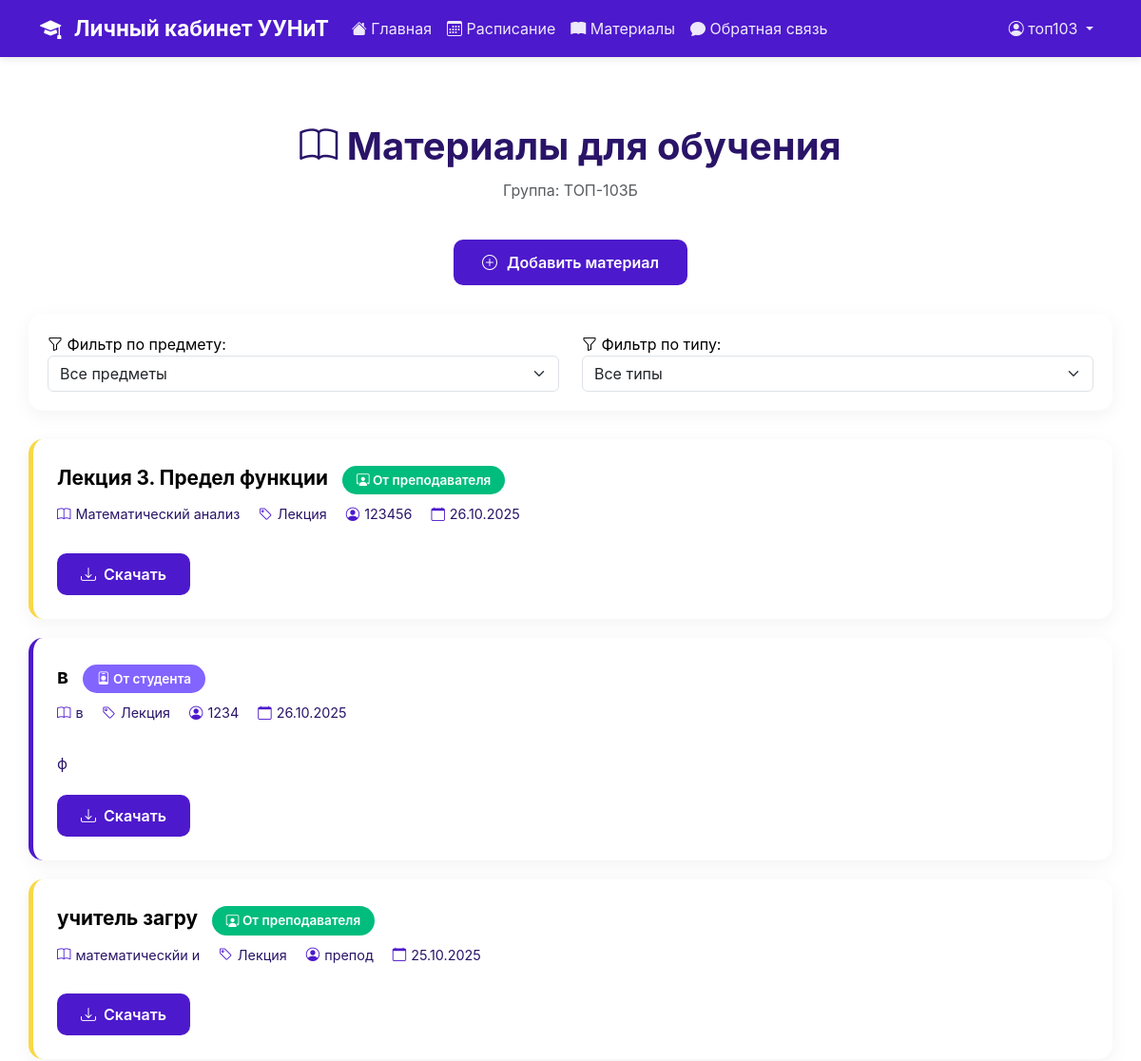
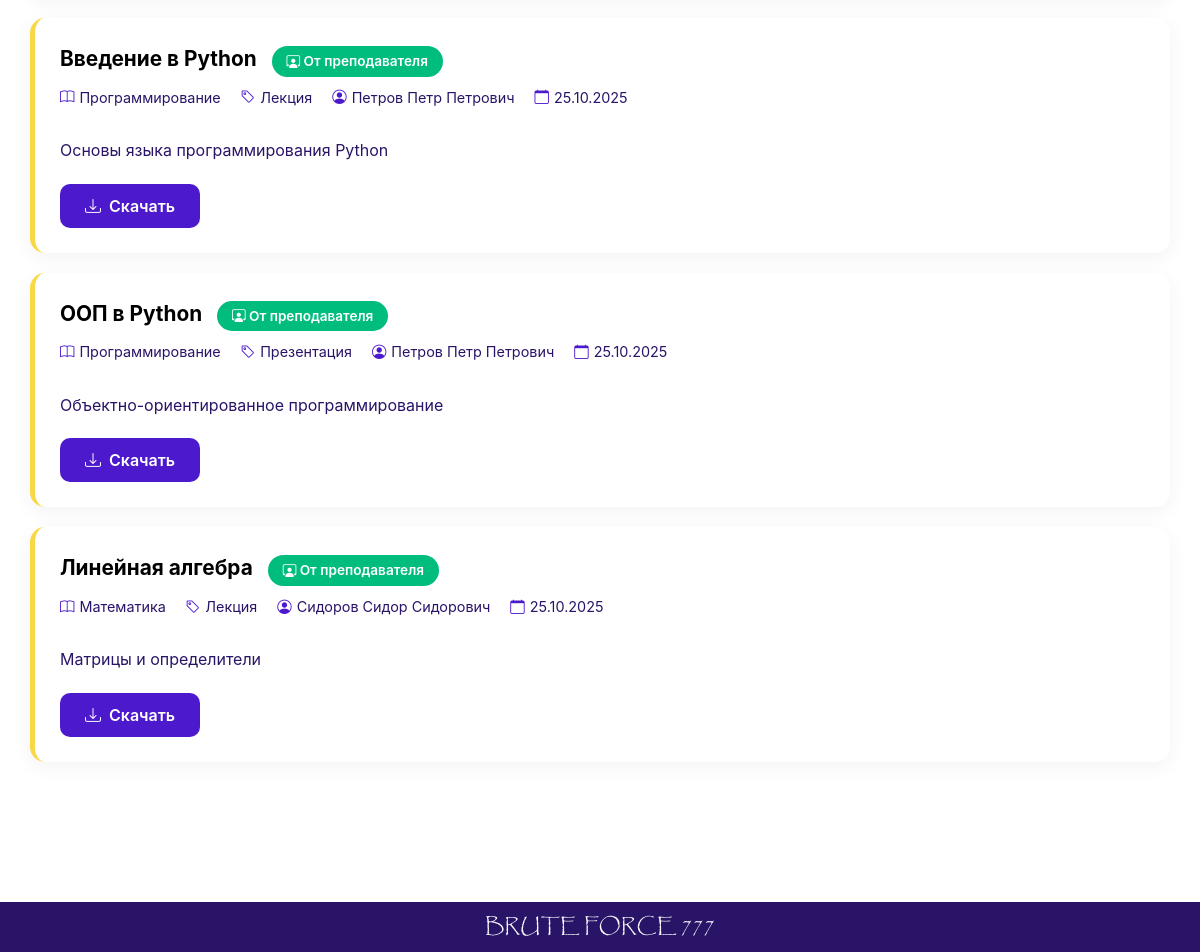
/student/materials (signed in), run on an earlier commit of the app's database (2 pictures, top to bottom).
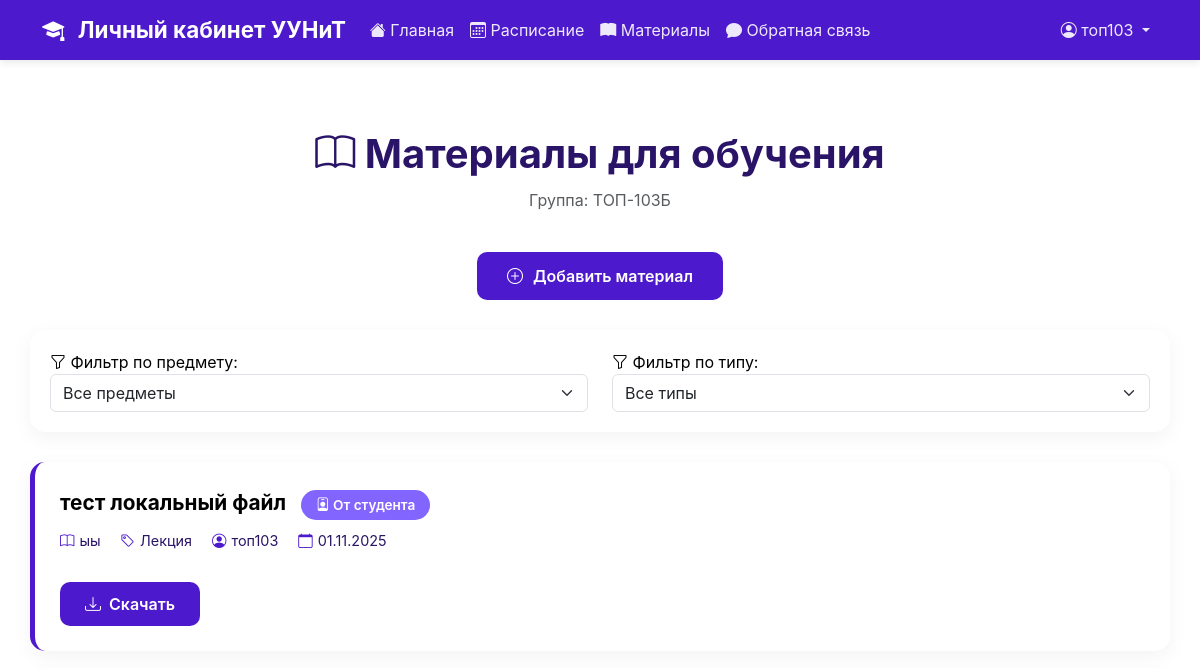
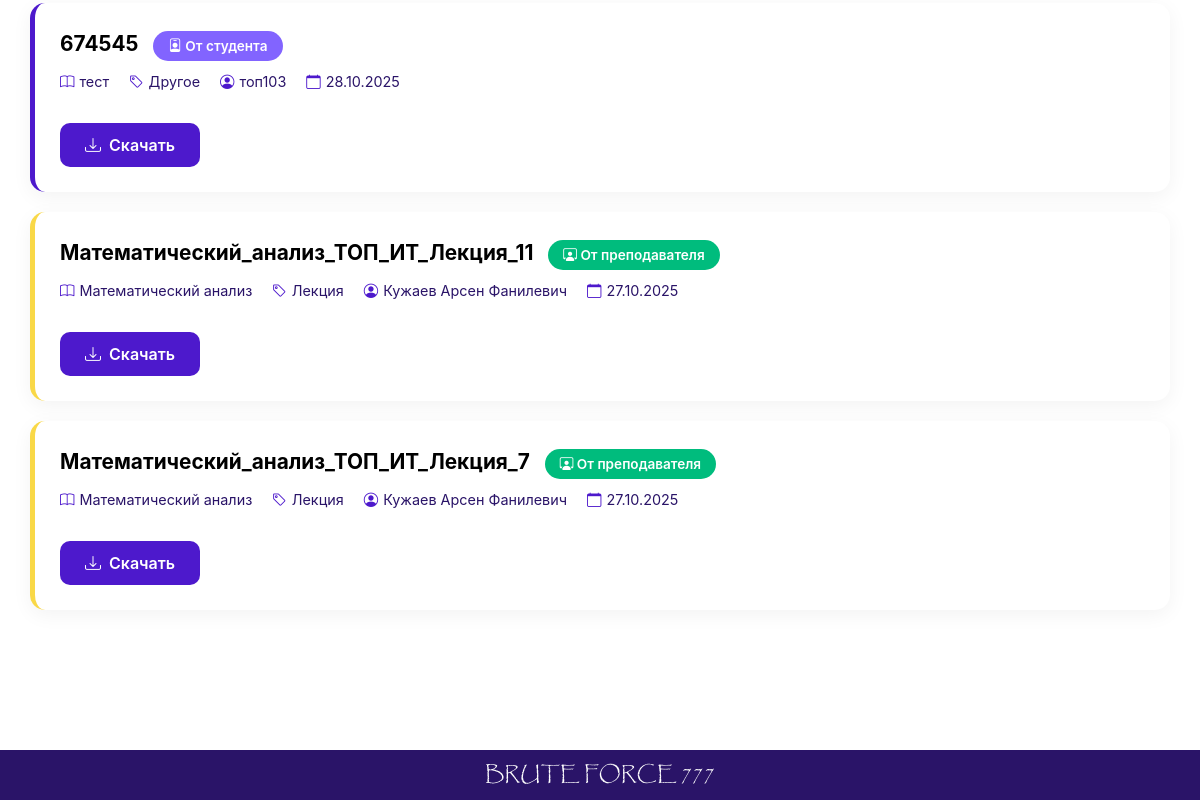
And on a later commit of the database (2 pictures, top to bottom).
### data/materials.py (models this page shows, shortened)
class Material(SqlAlchemyBase):
    __tablename__ = 'materials'
    id = sqlalchemy.Column(sqlalchemy.Integer, primary_key=True, autoincrement=True)
    group_name = sqlalchemy.Column(sqlalchemy.String, nullable=False)
    subject = sqlalchemy.Column(sqlalchemy.String, nullable=False)
    title = sqlalchemy.Column(sqlalchemy.String, nullable=False)
    description = sqlalchemy.Column(sqlalchemy.Text, nullable=True)
    file_path = sqlalchemy.Column(sqlalchemy.String, nullable=False)
    file_type = sqlalchemy.Column(sqlalchemy.String, nullable=False)
    teacher_name = sqlalchemy.Column(sqlalchemy.String, nullable=False)
    upload_date = sqlalchemy.Column(sqlalchemy.DateTime, default=sqlalchemy.func.now())
    uploaded_by_role = sqlalchemy.Column(sqlalchemy.String, default='teacher')

### app.py (the view)
@app.route('/student/materials')
@login_required_custom
def student_materials():
    if session.get('role') != 'student':
        return redirect(url_for('index'))
    current_group = session.get('group')
    s = db_session.create_session()
    materials = s.query(Material).filter(Material.group_name == current_group).order_by(Material.upload_date.desc()).all()
    subjects = s.query(Material.subject).filter(Material.group_name == current_group).distinct().all()
    subjects = [s[0] for s in subjects]
    s.close()
    success = request.args.get('success')
    error = request.args.get('error')
    return render_template('student_materials.html', materials=materials, subjects=subjects, success=success, error=error)

### app.py (called while the page is built)
def login_required_custom(f):
    @wraps(f)
    def decorated_function(*args, **kwargs):
        if 'user_id' not in session:
            return redirect(url_for('login'))
        return f(*args, **kwargs)
    return decorated_function

### data/db_session.py (called while the page is built)
def create_session() -> Session:
    global __factory
    return __factory()

### templates/student_materials.html (shortened to what this page needs)
{% extends "base.html" %} {% block title %}Материалы{% endblock %}  {% block content %}
<div class="container materials-container">
    <div class="materials-header">
        <h1><i class="bi bi-book"></i> Материалы для обучения</h1>
        <p class="text-muted">Группа: {{ session.group }}</p>
    </div>
    <div class="text-center">
        <a href="/student/upload_material_page" class="btn-add-material">
            <i class="bi bi-plus-circle"></i> Добавить материал
        </a>
    </div>
    <div class="filter-section">
        <div class="row align-items-center">
            <div class="col-md-6">
                <label><i class="bi bi-funnel"></i> Фильтр по предмету:</label>
                <select class="form-select" id="subjectFilter" onchange="filterMaterials()">
                    <option value="">Все предметы</option>
                </select>
            </div>
            <div class="col-md-6">
                <label><i class="bi bi-funnel"></i> Фильтр по типу:</label>
                <select class="form-select" id="typeFilter" onchange="filterMaterials()">
                    <option value="">Все типы</option>
                </select>
            </div>
        </div>
    </div>
    <div id="materialsContainer">
        {% if materials %} {% for material in materials %}
        <div class="material-card {% if material.uploaded_by_role == 'teacher' %}from-teacher{% endif %}" data-subject="{{ material.subject }}" data-type="{{ material.file_type }}">
            <div class="material-header">
                <div>
                    <div class="material-title">
                        {{ material.title }} {% if material.uploaded_by_role == 'teacher' %}
                        <span class="material-badge badge-teacher">
                                    <i class="bi bi-person-workspace"></i> От преподавателя
                                </span> {% else %}
                        <span class="material-badge badge-student">
                                    <i class="bi bi-person-badge"></i> От студента
                                </span> {% endif %}
                    </div>
                    <div class="material-meta">
                        <span class="meta-item">
                                <i class="bi bi-book"></i> {{ material.subject }}
                            </span>
                        <span class="meta-item">
                                <i class="bi bi-tag"></i> {{ material.file_type }}
                            </span>
                        <span class="meta-item">
                                <i class="bi bi-person-circle"></i> {{ material.teacher_name }}
                            </span>
                        <span class="meta-item">
                                <i class="bi bi-calendar"></i> {{ material.upload_date.strftime('%d.%m.%Y') }}
                            </span>
                    </div>
                </div>
            </div>
            {% if material.description %}
            <div class="material-description">
                {{ material.description }}
            </div>
            {% endif %}
            <a href="/download/material/{{ material.id }}" class="btn-download">
                <i class="bi bi-download"></i> Скачать
            </a>
        </div>
        {% endfor %} {% else %}
        <div class="empty-state">
            <i class="bi bi-inbox"></i>
            <h3>Материалов пока нет</h3>
            <p>Преподаватели ещё не загрузили материалы для вашей группы</p>
        </div>
        {% endif %}
    </div>
</div>
{% endblock %}

### templates/base.html (shortened to what this page needs)
<!DOCTYPE html>
<html lang="ru">
<head>
    <link href="https://cdn.jsdelivr.net/npm/bootstrap@5.3.2/dist/css/bootstrap.min.css" rel="stylesheet">
    <link rel="stylesheet" href="https://cdn.jsdelivr.net/npm/bootstrap-icons@1.11.3/font/bootstrap-icons.min.css">
</head>
<body>
    <nav class="navbar navbar-expand-lg navbar-dark">
        <div class="container">
            <a class="navbar-brand">
                <i class="bi bi-mortarboard-fill me-2"></i> Личный кабинет УУНиТ
            </a>
            <div class="collapse navbar-collapse" id="navbarNav">
                {% if session.user_id %} {% if session.role == 'student' %}
                <ul class="navbar-nav me-auto">
                    <li class="nav-item">
                        <a class="nav-link" href="/student/dashboard">
                            <i class="bi bi-house-fill"></i> Главная
                        </a>
                    </li>
                    <li class="nav-item">
                        <a class="nav-link" href="/schedule">
                            <i class="bi bi-calendar3"></i> Расписание
                        </a>
                    </li>
                    <li class="nav-item">
                        <a class="nav-link" href="/student/materials">
                            <i class="bi bi-book-fill"></i> Материалы
                        </a>
                    </li>
                    <li class="nav-item">
                        <a class="nav-link" href="https://t.me/lk_uust_bot" target="_blank">
                            <i class="bi bi-chat-fill"></i> Обратная связь
                        </a>
                    </li>
                </ul>
                {% endif %}
                <ul class="navbar-nav ms-auto">
                    <li class="nav-item dropdown">
                        <a class="nav-link dropdown-toggle" href="#" role="button" data-bs-toggle="dropdown">
                            <i class="bi bi-person-circle"></i> {{ session.username }}
                        </a>
                    </li>
                </ul>
                {% endif %}
            </div>
        </div>
    </nav>
    <div class="container main-content">
        {% block content %}{% endblock %}
    </div>
    <footer class="text-center">
        <div class="container">
            <p class="mb-0" style="font-family: 'Papyrus', fantasy;"> BRUTE FORCE 777</p>
        </div>
    </footer>
</body>
</html>

### templates/base.html (style rules this page uses)
:root { --primary-color: #4d19cc; --primary-hover: #8264ff; --secondary-color: #aa92ff; --success-color: #00bc7d; --danger-color: #ea591f; --warning-color: #f9d847; }
body { font-family: -apple-system, BlinkMacSystemFont, 'Segoe UI', Roboto, 'Helvetica Neue', Arial, sans-serif; background: white; color: black; min-height: 100vh; height: 100%; margin: 0; padding: 0; display: flex; flex-direction: column; }
.dropdown-toggle::after { transform: rotate(0deg); transition: transform 0.3s ease; }
.navbar { background: var(--primary-color) !important; box-shadow: 0 2px 8px rgba(0, 0, 0, 0.1); }
.navbar-brand { font-weight: bold; font-size: 1.4rem; }
.nav-link { color: rgba(255, 255, 255, 0.9) !important; transition: all 0.3s; }
.main-content { padding: 30px 0; flex: 1; }
footer { background: #2a1468; color: white; padding: 20px 0; margin-top: 50px; padding: 10px; font-size: 20px; }

### templates/student_materials.html (style rules this page uses)
.materials-container { padding: 40px 0; }
.materials-header { text-align: center; margin-bottom: 40px; }
.materials-header h1 { color: #2a1468; font-weight: 700; margin-bottom: 10px; }
.btn-add-material { background: var(--primary-color); color: white; border: none; padding: 12px 30px; border-radius: 10px; font-weight: 600; text-decoration: none; display: inline-flex; align-items: center; gap: 10px; margin-bottom: 30px; }
.filter-section { background: white; padding: 20px; border-radius: 15px; box-shadow: 0 5px 20px rgba(0, 0, 0, 0.05); margin-bottom: 30px; }
.material-card { background: white; border-radius: 15px; padding: 25px; margin-bottom: 20px; box-shadow: 0 5px 20px rgba(0, 0, 0, 0.05); transition: all 0.3s; border-left: 5px solid var(--primary-color); }
.material-card.from-teacher { border-left: 5px solid var(--warning-color); }
.material-header { display: flex; justify-content: space-between; align-items: start; margin-bottom: 15px; }
.material-title { font-size: 1.3rem; font-weight: 700; color: #000000; margin-bottom: 10px; }
.material-badge { display: inline-block; padding: 5px 15px; border-radius: 20px; font-size: 0.85rem; font-weight: 600; margin-left: 10px; }
.badge-teacher { background: var(--success-color); color: white; }
.badge-student { background: var(--primary-hover); color: white; }
.material-meta { display: flex; gap: 20px; flex-wrap: wrap; color: #2a1468; font-size: 0.9rem; margin-bottom: 15px; }
.meta-item { display: flex; align-items: center; gap: 5px; }
.meta-item i { color: var(--primary-color); }
.btn-download { background: var(--primary-color); color: white; padding: 10px 25px; border-radius: 10px; text-decoration: none; display: inline-flex; align-items: center; gap: 8px; font-weight: 600; }

What changed in the data, as far as the page shows it:
removed Material: title "Лекция 3. Предел функции", uploaded_by_role "teacher" (drawn), subject "Математический анализ", file_type "Лекция", teacher_name "123456", upload_date "26.10.2025"
removed Material: title "в", uploaded_by_role "student" (drawn), subject "в", file_type "Лекция", teacher_name "1234", upload_date "26.10.2025", description "ф"
removed Material: title "учитель загру", uploaded_by_role "teacher" (drawn), subject "математическйи и", file_type "Лекция", teacher_name "препод", upload_date "25.10.2025"
added Material: title "тест локальный файл", uploaded_by_role "student" (drawn), subject "ыы", file_type "Лекция", teacher_name "топ103", upload_date "01.11.2025"
changed Material: title "Линейная алгебра" → "674545"; subject "Математика" → "тест"; file_type "Лекция" → "Другое"; teacher_name "Сидоров Сидор Сидорович" → "топ103"; upload_date "25.10.2025" → "28.10.2025"; description "Матрицы и определители" → (not shown); uploaded_by_role "От преподавателя" → "От студента"; moves up the list
changed Material: title "ООП в Python" → "Математический_анализ_ТОП_ИТ_Лекция_11"; subject "Программирование" → "Математический анализ"; file_type "Презентация" → "Лекция"; teacher_name "Петров Петр Петрович" → "Кужаев Арсен Фанилевич"; upload_date "25.10.2025" → "27.10.2025"; description "Объектно-ориентированное программирование" → (not shown); moves down the list
changed Material: title "Введение в Python" → "Математический_анализ_ТОП_ИТ_Лекция_7"; subject "Программирование" → "Математический анализ"; teacher_name "Петров Петр Петрович" → "Кужаев Арсен Фанилевич"; upload_date "25.10.2025" → "27.10.2025"; description "Основы языка программирования Python" → (not shown)
